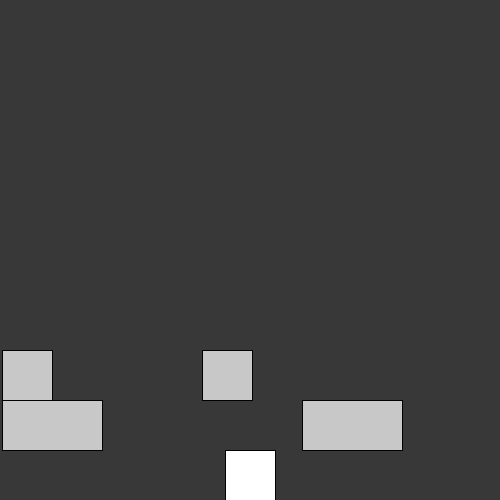
Frame 1 (no input)
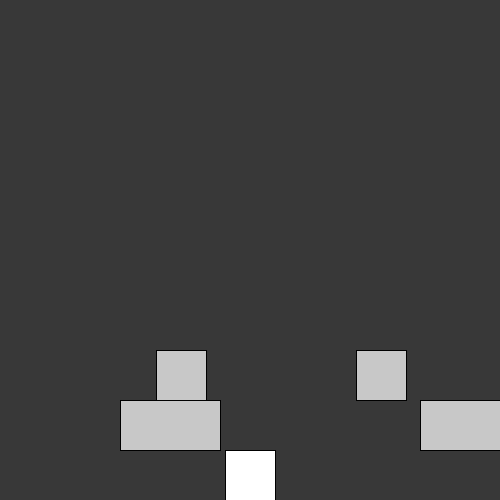
Frame 60 (the mouse pressed at the canvas centre just before this capture)
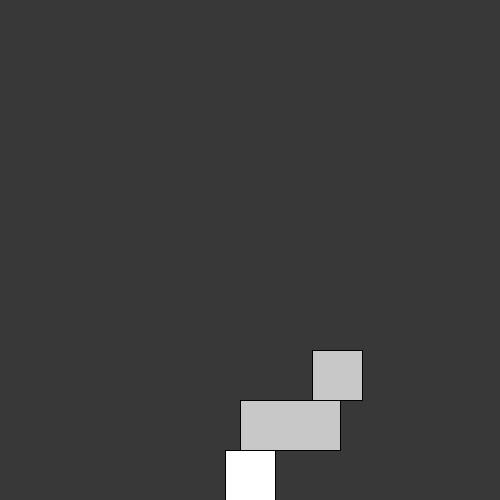
Frame 120 (the mouse held since frame 60 and released just before this capture)

The Processing sketch that drew these frames (run headless with seeded random() and noise(); from frame 60 on, the mouse is pressed at the canvas centre):

// Processing sketch: Frogger
// ── Frogger.pde
float grid = 50;
Frog frog;
Car[] cars;

void reset(){
frog = new Frog(width/2-grid/2, height-grid, grid);
}

void setup() {
  size(500, 500);
  reset();

  int index = 0;
  cars = new Car[4];
  //Row 1
  for (int i = 0; i < 2; i++) {
    float x = i * 300;
    cars[index] = new Car(x, height-grid*2, grid*2, grid, 2);
    index++;
  }
  //Row 2
  for (int i = 0; i < 2; i++) {
    float x = i * 200;
    cars[index] = new Car(x, height-grid*3, grid, grid, 2.6);
    index++;
  }
}

void draw() {
  background(56);

  frog.update();
  frog.show();

  for (Car car : cars) {
    car.update();
    car.show();
    if (frog.intersects(car)){
      println("Game OVER!!!");
      reset();
    }
  }
}

void keyPressed() {
  if (keyCode == UP) {
    frog.move(0, -1);
  } else if (keyCode == DOWN) {
    frog.move(0, 1);
  } else if (keyCode == RIGHT) {
    frog.move(1, 0);
  } else if (keyCode == LEFT) {
    frog.move(-1, 0);
  }
}

// ── Car.pde
class Car extends Rec {
  float speed;

  Car(float x, float y, float w, float h, float speed) {
    super(x, y, w, h);
    this.speed = speed;
  }

  void show() {
    fill(200);
    rect(x, y, w, h);
  }

  void update() {
    x += speed;
    if (speed > 0 && x > width+grid) {
      x = -w-grid;
    } else if (x < -grid) {
      x = width + grid;
    }
  }
}

// ── Frog.pde
class Frog extends Rec {

  Frog(float x, float y, float w) {
    super(x, y, w, w);
  }

  void update() {
  }

  void show() {
    fill(255);
    rect(x, y, w, w);
  }

  void move(float xdir, float ydir) {
    x += xdir * grid;
    y += ydir * grid;
  }
}

// ── Rec.pde
class Rec {
  float x, y, w, h;

  Rec(float x, float y, float w, float h) {
    this.x = x;
    this.y = y;
    this.w = w;
    this.h = h;
  }

  boolean intersects(Rec other) {
    float left = x, 
      right = x + w, 
      top = y, 
      bottom = y + h, 

      oleft = other.x, 
      oright = other.x + other. w, 
      otop = other.y, 
      obottom = other.y + other.h;

    return !(left >= oright || 
      right <= oleft ||
      top >= obottom ||
      bottom <= otop);
  }
}
